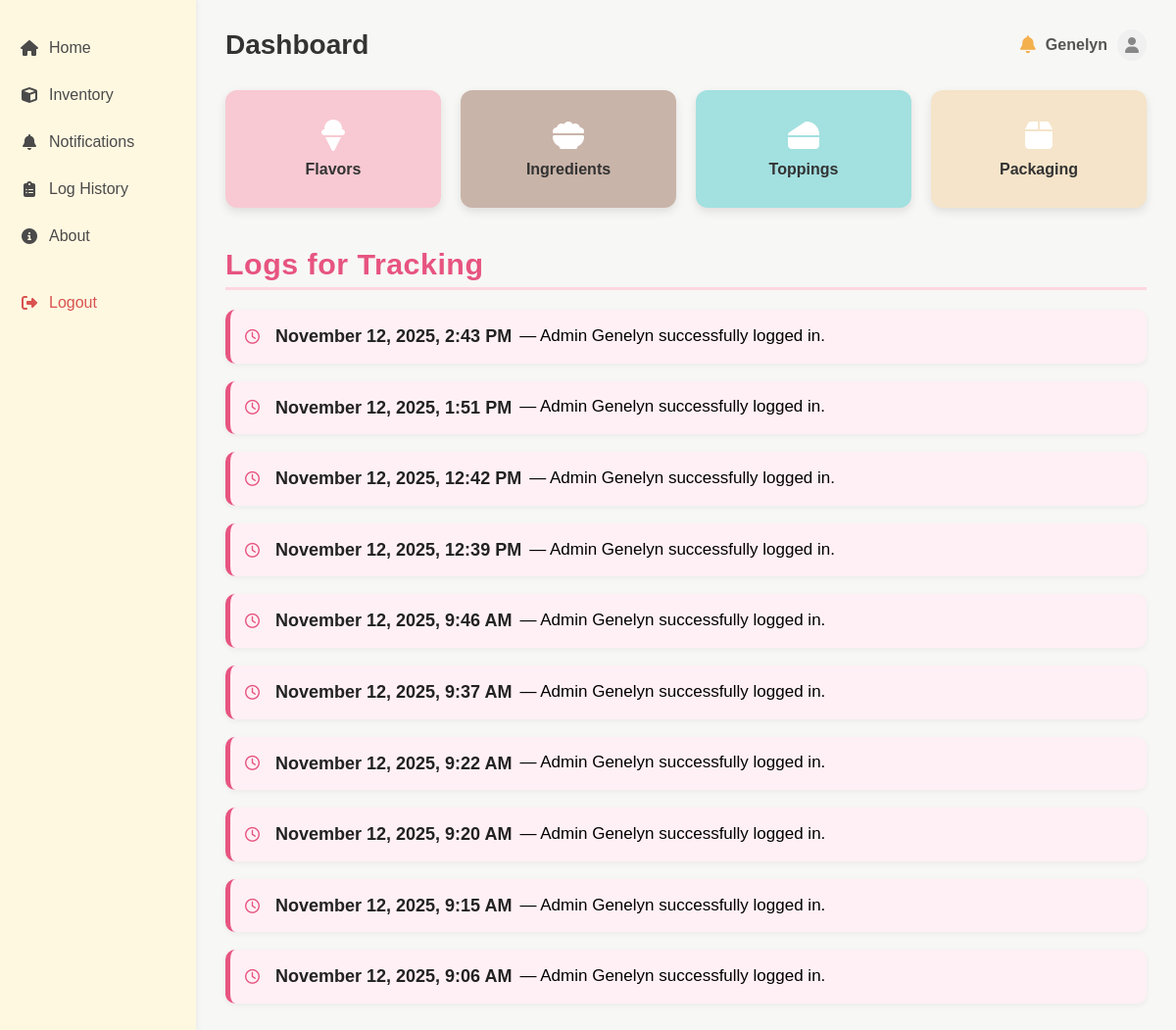
Page /home/ (signed in) on the earlier database version.
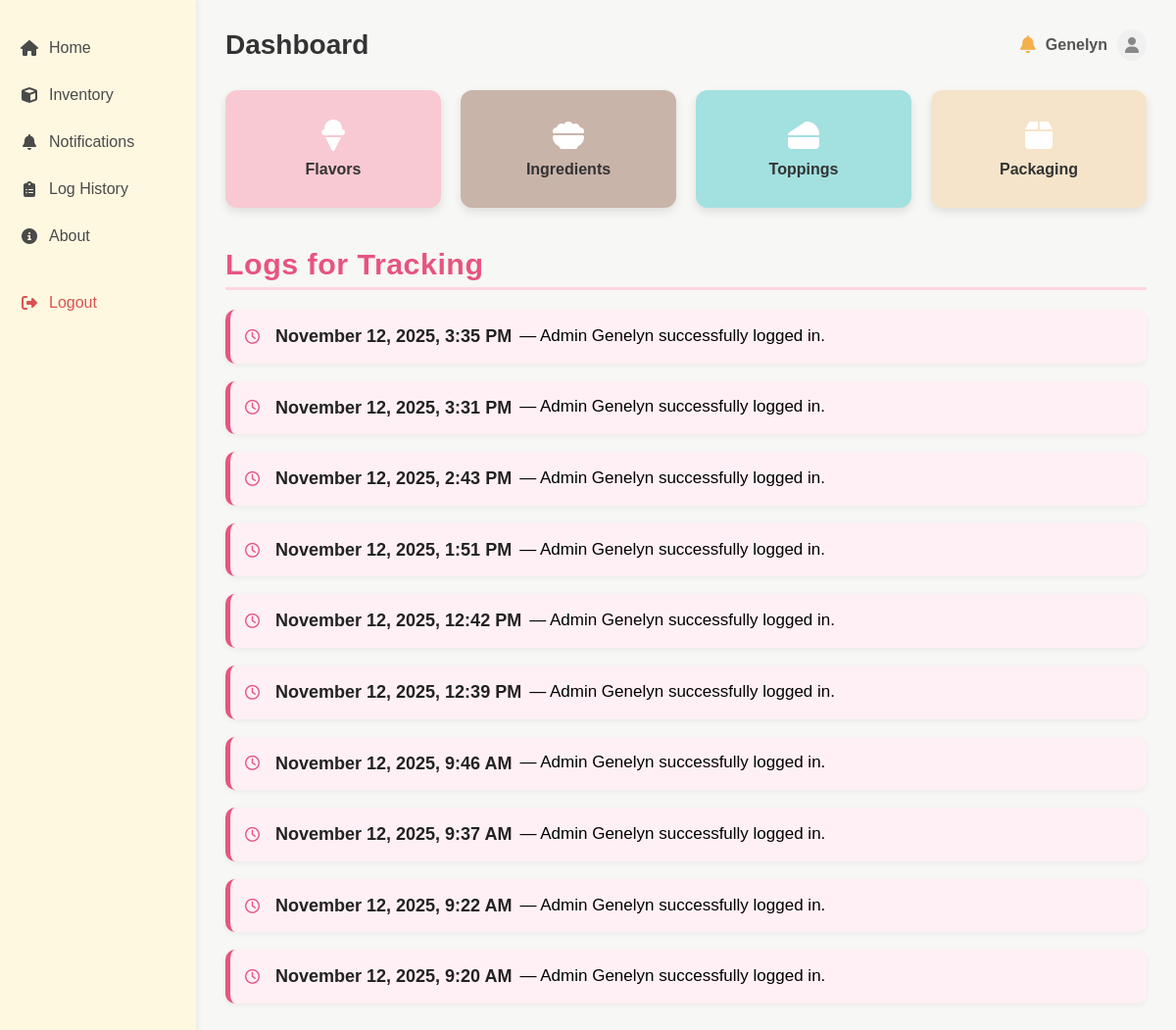
Same page on the later database version.
### sidebar/models.py (models this page shows, shortened)
class LogHistory(models.Model):
    ACTION_CHOICES = [
        ('LOGIN', 'Login'),
        ('ADD', 'Add'),
        ('UPDATE', 'Update'),
        ('DELETE', 'Delete'),
    ]
    staff = models.ForeignKey(User, on_delete=models.SET_NULL, null=True)
    action_taken = models.CharField(max_length=20, choices=ACTION_CHOICES)
    product_name = models.CharField(max_length=100, blank=True, null=True)
    stock_status = models.CharField(max_length=50, blank=True, null=True)
    date_and_time = models.DateTimeField(default=timezone.now)

### sidebar/views.py (the view)
# urls.py: path('', views.home, name='home'),
@login_required
def home(request):
    recent_logs = LogHistory.objects.all().order_by('-date_and_time')[:10]
    return render(request, 'sidebar/home.html', {
        'recent_logs': recent_logs
    })

### sidebar/templates/sidebar/home.html (shortened to what this page needs)
{% load static %}
<!DOCTYPE html>
<html lang="en">
<head>
    <link rel="stylesheet" href="{% static 'css/home.css' %}">
    <link rel="stylesheet" href="https://cdnjs.cloudflare.com/ajax/libs/font-awesome/6.5.0/css/all.min.css">
</head>
<body>
    <div class="container">
        <aside class="sidebar">
            <ul>
                <li><a href="{% url 'home' %}"><i class="fa-solid fa-house"></i> Home</a></li>
                <li><a href="{% url 'inventory' %}"><i class="fa-solid fa-cube"></i> Inventory</a></li>
                <li><a href="{% url 'notifications' %}"><i class="fa-solid fa-bell"></i> Notifications</a></li>
                <li><a href="{% url 'log_history' %}"><i class="fa-solid fa-clipboard-list"></i> Log History</a></li>
                <li><a href="{% url 'about' %}"><i class="fa-solid fa-circle-info"></i> About</a></li>
                <li class="logout"><a href="{% url 'logout' %}"><i class="fa-solid fa-right-from-bracket"></i> Logout</a></li>
            </ul>
        </aside>
        <main class="main-content">
            <header class="topbar">
                <h1>Dashboard</h1>
                <div class="user-info">
                   <a href="{% url 'notifications' %}" class="notification-icon" title="View Notifications">
    <i class="fa-solid fa-bell"></i>
</a>
                    <span>{{ request.user.username|default:"Admin"|title }}</span>
                    <i class="fa-solid fa-user"></i>
                </div>
            </header>
            <section class="cards">
                <a href="{% url 'flavors' %}" class="card flavor">
                    <i class="fa-solid fa-ice-cream"></i>
                    <p>Flavors</p>
                </a>
                <a href="{% url 'ingredients' %}" class="card ingredients">
                    <i class="fa-solid fa-bowl-food"></i>
                    <p>Ingredients</p>
                </a>
                <a href="{% url 'toppings' %}" class="card toppings">
                    <i class="fa-solid fa-cheese"></i>
                    <p>Toppings</p>
                </a>
                <a href="{% url 'packaging' %}" class="card packaging">
                    <i class="fa-solid fa-box"></i>
                    <p>Packaging</p>
                </a>
            </section>
            <section class="log-section">
                <h2>Logs for Tracking</h2>
                <div class="log-list">
                    {% for log in recent_logs %}
                        <div class="log-entry">
                            <i class="fa-regular fa-clock"></i>
                            <strong>{{ log.date_and_time|date:"F j, Y, g:i A" }}</strong> —
                            {% if log.action_taken == "LOGIN" %}
                                Admin {{ log.staff.username|default:"System"|title }} successfully logged in.
                            {% elif log.action_taken == "ADD" %}
                                {{ log.staff.username|title }} added {{ log.product_name }} to inventory ({{ log.stock_status|default:"N/A" }}).
                            {% elif log.action_taken == "UPDATE" %}
                                {{ log.staff.username|title }} updated {{ log.product_name }} ({{ log.stock_status|default:"N/A" }}).
                            {% elif log.action_taken == "DELETE" %}
                                {{ log.staff.username|title }} deleted {{ log.product_name }} from inventory.
                            {% else %}
                                {{ log.staff.username|title }} performed an action: {{ log.get_action_taken_display }}.
                            {% endif %}
                        </div>
                    {% empty %}
                        <p class="no-data">No recent activity logs found.</p>
                    {% endfor %}
                </div>
            </section>
        </main>
    </div>
</body>
</html>

### sidebar/static/css/home.css (style rules this page uses)
* { box-sizing: border-box; font-family: 'Poppins', sans-serif; margin: 0; padding: 0; }
body { background-color: #f7f7f5; min-height: 100vh; }
.container { display: flex; }
.sidebar { width: 200px; background-color: #fff8e1; padding: 20px 0; min-height: 100vh; box-shadow: 2px 0 5px rgba(0, 0, 0, 0.05); }
.sidebar ul { list-style: none; }
.sidebar ul li { margin: 10px 0; }
.sidebar ul li a { display: flex; align-items: center; padding: 10px 20px; text-decoration: none; color: #4a4a4a; font-weight: 500; transition: background-color 0.2s, color 0.2s; }
.sidebar ul li a i { margin-right: 10px; width: 20px; text-align: center; }
.sidebar .logout a { color: #d9534f; margin-top: 30px; }
.main-content { flex-grow: 1; padding: 30px; }
.topbar { display: flex; justify-content: space-between; align-items: center; margin-bottom: 30px; }
.topbar h1 { font-size: 28px; font-weight: 700; color: #333; }
.user-info { display: flex; align-items: center; gap: 10px; font-weight: 600; color: #555; }
.notification-icon { color: #f3b04d; font-size: 18px; text-decoration: none; }
.user-info i.fa-user { background-color: #f0f0f0; padding: 8px; border-radius: 50%; color: #888; }
.cards { display: grid; grid-template-columns: repeat(4, 1fr); gap: 20px; margin-bottom: 40px; }
.card { display: flex; flex-direction: column; justify-content: center; align-items: center; padding: 20px; border-radius: 12px; text-decoration: none; color: white; box-shadow: 0 4px 10px rgba(0, 0, 0, 0.1); transition: transform 0.2s; min-height: 120px; }
.card i { font-size: 32px; margin-bottom: 10px; }
.card p { font-size: 16px; font-weight: 600; color: #333; }
.card.flavor { background-color: #f8c9d2; }
.card.ingredients { background-color: #c9b4a9; }
.card.toppings { background-color: #a3e0e0; }
.card.packaging { background-color: #f5e4c9; }
.log-section { margin-top: 40px; }
.log-section h2 { color: #e75480; margin-bottom: 20px; font-size: 1.9rem; border-bottom: 3px solid #ffd6e0; padding-bottom: 6px; font-weight: 700; letter-spacing: 0.5px }
.log-list { display: flex; flex-direction: column; gap: 18px; }
.log-entry { background: #fff0f5; border-left: 5px solid #e75480; padding: 12px 15px; border-radius: 10px; box-shadow: 0 2px 6px rgba(0, 0, 0, 0.05); transition: 0.3s ease; display: flex; align-items: center; flex-wrap: wrap; gap: 8px; line-height: 1.7; font-size: 17px; }
.log-entry strong { font-size: 18px; color: #222; font-weight: 600; }
.log-entry i { color: #e75480; margin-right: 8px; font-size: 15px; }

Differences in the rows shown:
no longer on this page (row unchanged): LogHistory: date_and_time "November 12, 2025, 9:15 AM", staff.username "Genelyn"
no longer on this page (row unchanged): LogHistory: date_and_time "November 12, 2025, 9:06 AM", staff.username "Genelyn"
added LogHistory: date_and_time "November 12, 2025, 3:35 PM", staff.username "Genelyn"
added LogHistory: date_and_time "November 12, 2025, 3:31 PM", staff.username "Genelyn"
